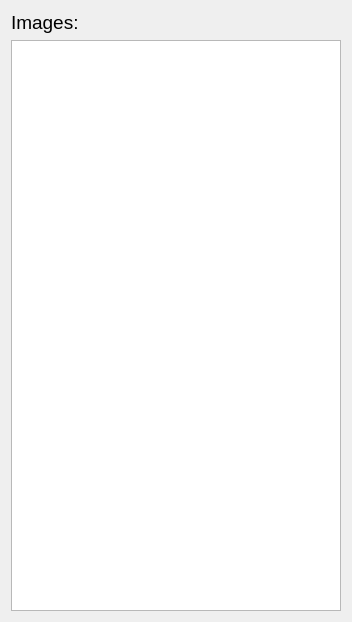
<?xml version="1.0" encoding="UTF-8"?>
<ui version="4.0">
 <class>Form</class>
 <widget class="QWidget" name="Form">
  <property name="geometry">
   <rect>
    <x>0</x>
    <y>0</y>
    <width>352</width>
    <height>622</height>
   </rect>
  </property>
  <property name="windowTitle">
   <string>Form</string>
  </property>
  <layout class="QVBoxLayout" name="verticalLayout_2">
   <item>
    <layout class="QVBoxLayout" name="verticalLayout">
     <item>
      <widget class="QLabel" name="label">
       <property name="font">
        <font>
         <pointsize>14</pointsize>
         <weight>50</weight>
         <bold>false</bold>
        </font>
       </property>
       <property name="text">
        <string>Images:</string>
       </property>
      </widget>
     </item>
     <item>
      <widget class="QListView" name="listView"/>
     </item>
    </layout>
   </item>
  </layout>
 </widget>
 <resources/>
 <connections/>
</ui>
